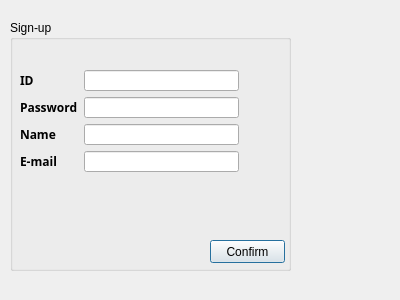
<?xml version="1.0" encoding="UTF-8"?>
<ui version="4.0">
 <class>Signup</class>
 <widget class="QDialog" name="Signup">
  <property name="geometry">
   <rect>
    <x>0</x>
    <y>0</y>
    <width>400</width>
    <height>300</height>
   </rect>
  </property>
  <property name="windowTitle">
   <string>Dialog</string>
  </property>
  <widget class="QGroupBox" name="groupBox">
   <property name="geometry">
    <rect>
     <x>10</x>
     <y>20</y>
     <width>281</width>
     <height>251</height>
    </rect>
   </property>
   <property name="title">
    <string>Sign-up</string>
   </property>
   <widget class="QPushButton" name="pushButton_confirm">
    <property name="geometry">
     <rect>
      <x>200</x>
      <y>220</y>
      <width>75</width>
      <height>23</height>
     </rect>
    </property>
    <property name="text">
     <string>Confirm</string>
    </property>
   </widget>
   <widget class="QWidget" name="layoutWidget">
    <property name="geometry">
     <rect>
      <x>10</x>
      <y>50</y>
      <width>219</width>
      <height>102</height>
     </rect>
    </property>
    <layout class="QHBoxLayout" name="horizontalLayout">
     <item>
      <layout class="QVBoxLayout" name="verticalLayout">
       <item>
        <widget class="QLabel" name="label">
         <property name="font">
          <font>
           <family>Aharoni</family>
           <weight>75</weight>
           <bold>true</bold>
          </font>
         </property>
         <property name="text">
          <string>ID</string>
         </property>
        </widget>
       </item>
       <item>
        <widget class="QLabel" name="label_2">
         <property name="font">
          <font>
           <family>Aharoni</family>
           <weight>75</weight>
           <bold>true</bold>
          </font>
         </property>
         <property name="text">
          <string>Password</string>
         </property>
        </widget>
       </item>
       <item>
        <widget class="QLabel" name="label_3">
         <property name="font">
          <font>
           <family>Aharoni</family>
           <weight>75</weight>
           <bold>true</bold>
          </font>
         </property>
         <property name="text">
          <string>Name</string>
         </property>
        </widget>
       </item>
       <item>
        <widget class="QLabel" name="label_4">
         <property name="font">
          <font>
           <family>Aharoni</family>
           <weight>75</weight>
           <bold>true</bold>
          </font>
         </property>
         <property name="text">
          <string>E-mail</string>
         </property>
        </widget>
       </item>
      </layout>
     </item>
     <item>
      <layout class="QVBoxLayout" name="verticalLayout_2">
       <item>
        <widget class="QLineEdit" name="lineEdit_id"/>
       </item>
       <item>
        <widget class="QLineEdit" name="lineEdit_password"/>
       </item>
       <item>
        <widget class="QLineEdit" name="lineEdit_name"/>
       </item>
       <item>
        <widget class="QLineEdit" name="lineEdit_email"/>
       </item>
      </layout>
     </item>
    </layout>
   </widget>
  </widget>
 </widget>
 <resources/>
 <connections/>
</ui>
